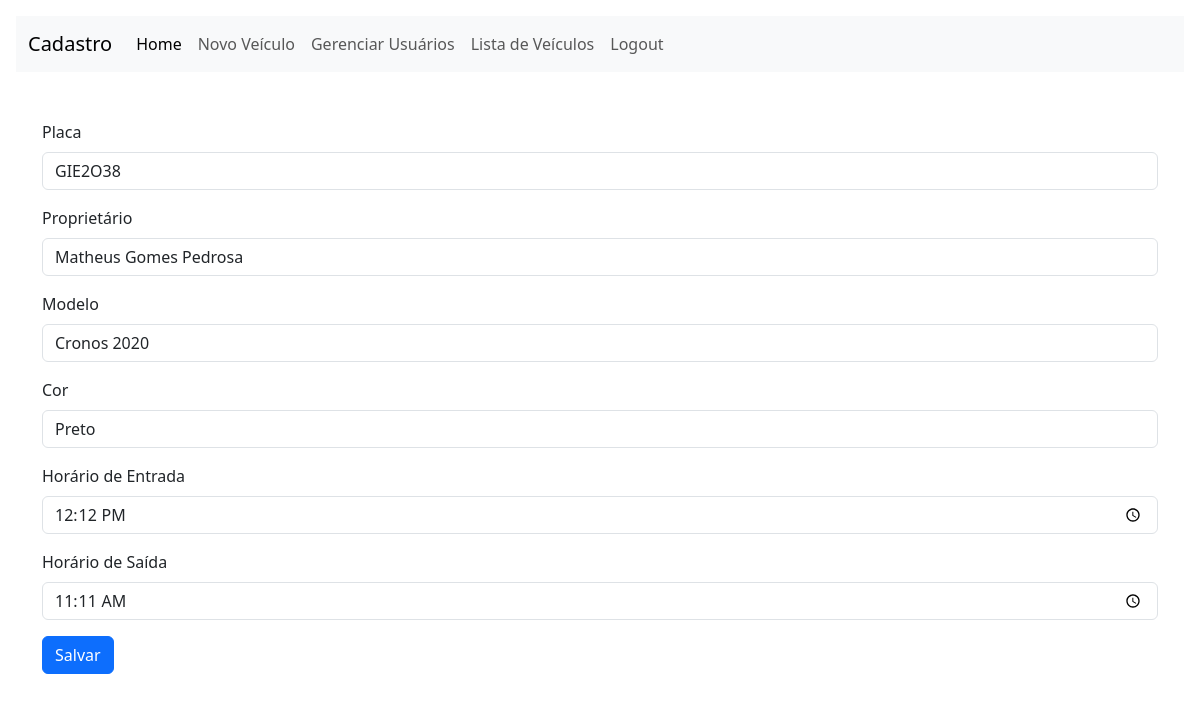
The page /index.php?page=editar&id=1 (signed in) on the database its author committed.
### tables this page shows
CREATE TABLE `veiculo` (
  `id` int(11) NOT NULL,
  `placa` varchar(8) NOT NULL,
  `proprietario` varchar(100) NOT NULL,
  `modelo` varchar(100) NOT NULL,
  `cor` varchar(50) NOT NULL,
  `horario_entrada` time NOT NULL,
  `horario_saida` time NOT NULL
);

### editar-usuario.php (the view, shortened to what this page needs)
<?php
include("config.php");
$id = intval($_REQUEST["id"]);
$sql = "SELECT * FROM veiculo WHERE id=?";
$stmt = $conn->prepare($sql);
$stmt->bind_param("i", $id);
$stmt->execute();
$res = $stmt->get_result();
$wor = $res->fetch_object();
?>
<form action="salvar-usuario.php" method="POST">
    <div class="mb-3">
        <label for="placa" class="form-label">Placa</label>
        <input type="text" class="form-control" id="placa" name="placa" value="<?php echo htmlspecialchars($wor->placa); ?>" required>
    </div>
    <div class="mb-3">
        <label for="proprietario" class="form-label">Proprietário</label>
        <input type="text" class="form-control" id="proprietario" name="proprietario" value="<?php echo htmlspecialchars($wor->proprietario); ?>" required>
    </div>
    <div class="mb-3">
        <label for="modelo" class="form-label">Modelo</label>
        <input type="text" class="form-control" id="modelo" name="modelo" value="<?php echo htmlspecialchars($wor->modelo); ?>" required>
    </div>
    <div class="mb-3">
        <label for="cor" class="form-label">Cor</label>
        <input type="text" class="form-control" id="cor" name="cor" value="<?php echo htmlspecialchars($wor->cor); ?>" required>
    </div>
    <div class="mb-3">
        <label for="horario_entrada" class="form-label">Horário de Entrada</label>
        <input type="time" class="form-control" id="horario_entrada" name="horario_entrada" value="<?php echo htmlspecialchars($wor->horario_entrada); ?>" required>
    </div>
    <div class="mb-3">
        <label for="horario_saida" class="form-label">Horário de Saída</label>
        <input type="time" class="form-control" id="horario_saida" name="horario_saida" value="<?php echo htmlspecialchars($wor->horario_saida); ?>" required>
    </div>
    <button type="submit" class="btn btn-primary">Salvar</button>
</form>

### rows shown on the page
veiculo: placa "GIE2O38", proprietario "Matheus Gomes Pedrosa", modelo "Cronos 2020", cor "Preto", horario_entrada "12:12:00", horario_saida "11:11:00"
